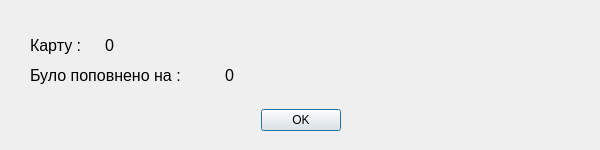
<?xml version="1.0" encoding="UTF-8"?>
<ui version="4.0">
 <class>AddCashDialog</class>
 <widget class="QDialog" name="AddCashDialog">
  <property name="geometry">
   <rect>
    <x>0</x>
    <y>0</y>
    <width>600</width>
    <height>150</height>
   </rect>
  </property>
  <property name="minimumSize">
   <size>
    <width>600</width>
    <height>150</height>
   </size>
  </property>
  <property name="maximumSize">
   <size>
    <width>600</width>
    <height>150</height>
   </size>
  </property>
  <property name="windowTitle">
   <string>Інформація про поповнення рахунку</string>
  </property>
  <widget class="QDialogButtonBox" name="addCashDialButtonBox">
   <property name="geometry">
    <rect>
     <x>30</x>
     <y>100</y>
     <width>541</width>
     <height>40</height>
    </rect>
   </property>
   <property name="orientation">
    <enum>Qt::Horizontal</enum>
   </property>
   <property name="standardButtons">
    <set>QDialogButtonBox::Ok</set>
   </property>
   <property name="centerButtons">
    <bool>true</bool>
   </property>
  </widget>
  <widget class="QLabel" name="addCashDialLabel1">
   <property name="geometry">
    <rect>
     <x>30</x>
     <y>30</y>
     <width>70</width>
     <height>30</height>
    </rect>
   </property>
   <property name="font">
    <font>
     <pointsize>12</pointsize>
    </font>
   </property>
   <property name="text">
    <string>Карту :</string>
   </property>
  </widget>
  <widget class="QLabel" name="addCashDialLabel2">
   <property name="geometry">
    <rect>
     <x>30</x>
     <y>60</y>
     <width>190</width>
     <height>30</height>
    </rect>
   </property>
   <property name="font">
    <font>
     <pointsize>12</pointsize>
    </font>
   </property>
   <property name="text">
    <string>Було поповнено на :</string>
   </property>
  </widget>
  <widget class="QLabel" name="addCashDialIssuingCashValue">
   <property name="geometry">
    <rect>
     <x>225</x>
     <y>60</y>
     <width>300</width>
     <height>30</height>
    </rect>
   </property>
   <property name="font">
    <font>
     <pointsize>12</pointsize>
    </font>
   </property>
   <property name="text">
    <string>0</string>
   </property>
  </widget>
  <widget class="QLabel" name="addCashDialLabelCardNum">
   <property name="geometry">
    <rect>
     <x>105</x>
     <y>30</y>
     <width>400</width>
     <height>30</height>
    </rect>
   </property>
   <property name="font">
    <font>
     <pointsize>12</pointsize>
    </font>
   </property>
   <property name="text">
    <string>0</string>
   </property>
  </widget>
 </widget>
 <resources/>
 <connections>
  <connection>
   <sender>addCashDialButtonBox</sender>
   <signal>accepted()</signal>
   <receiver>AddCashDialog</receiver>
   <slot>accept()</slot>
   <hints>
    <hint type="sourcelabel">
     <x>248</x>
     <y>254</y>
    </hint>
    <hint type="destinationlabel">
     <x>157</x>
     <y>274</y>
    </hint>
   </hints>
  </connection>
  <connection>
   <sender>addCashDialButtonBox</sender>
   <signal>rejected()</signal>
   <receiver>AddCashDialog</receiver>
   <slot>reject()</slot>
   <hints>
    <hint type="sourcelabel">
     <x>316</x>
     <y>260</y>
    </hint>
    <hint type="destinationlabel">
     <x>286</x>
     <y>274</y>
    </hint>
   </hints>
  </connection>
 </connections>
</ui>
